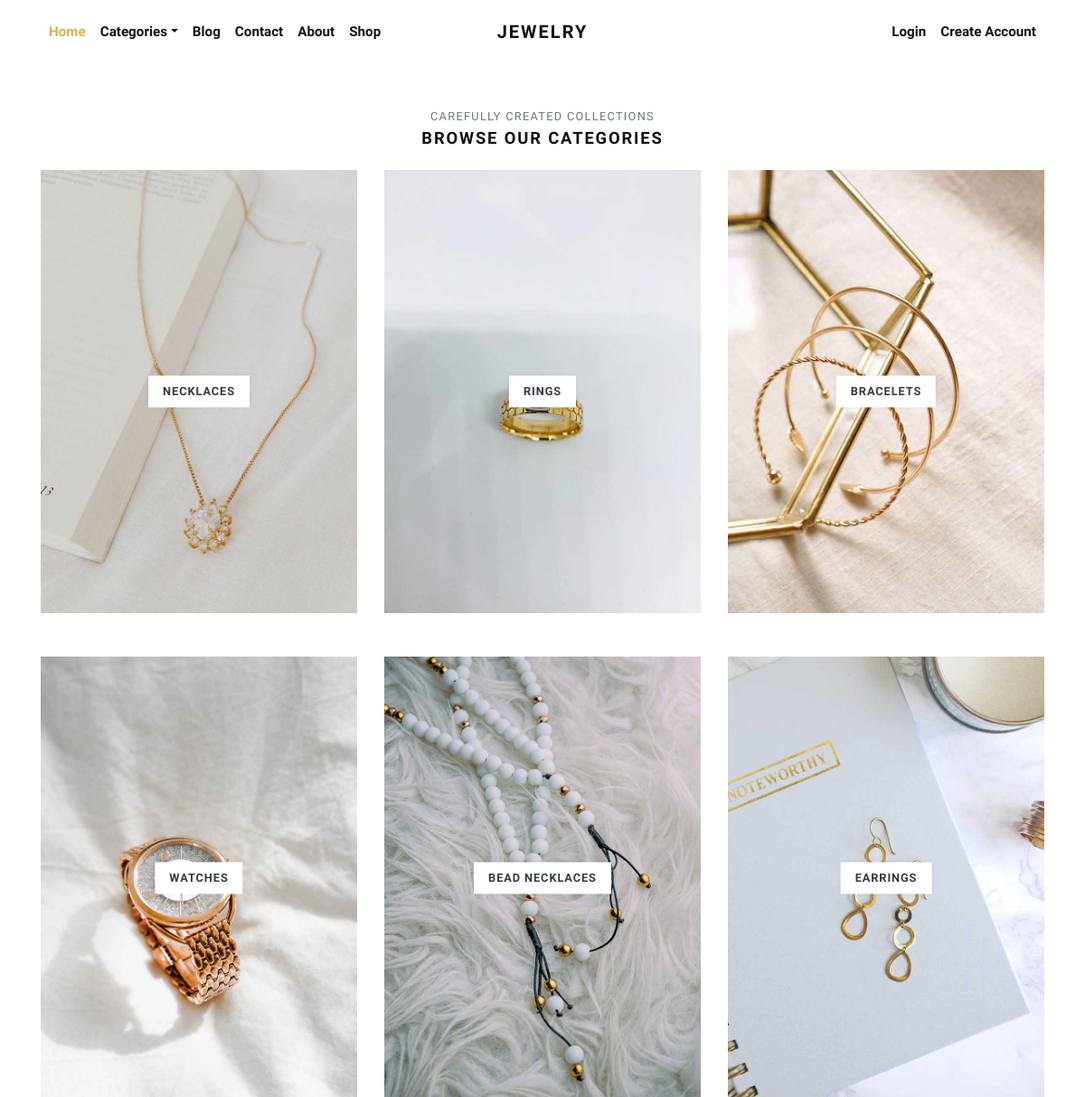
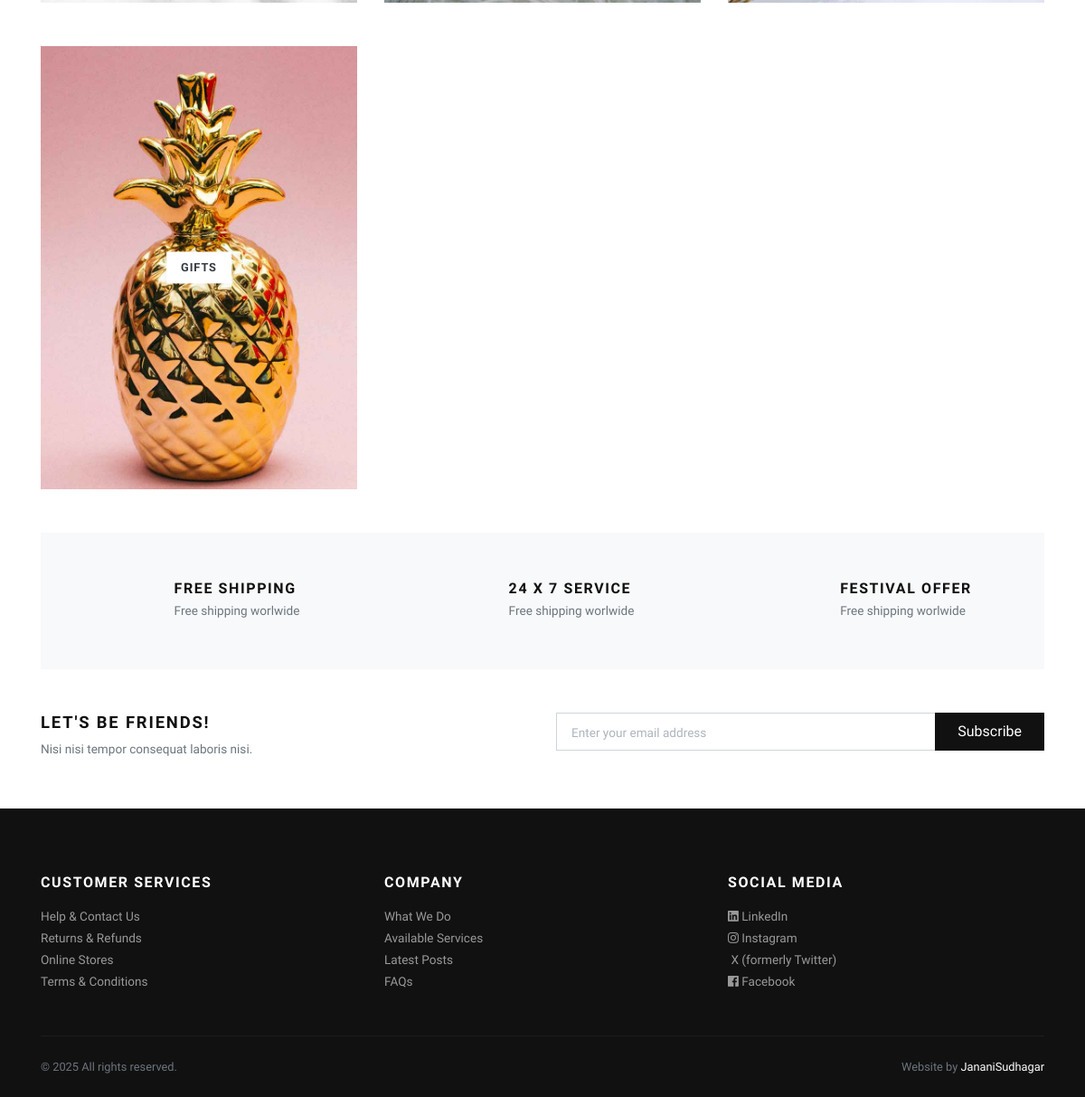
Page /categories/ on the committed database (2 pictures, top to bottom).
### store/models.py (models this page shows, shortened)
class Category(models.Model):
    title = models.CharField(max_length=255)  # changed from 'name' to 'title'
    slug = models.SlugField(unique=True)      # added slug field for SEO-friendly URLs
    category_image = models.ImageField(upload_to='category_images/')
    is_active = models.BooleanField(default=True)
    is_featured = models.BooleanField(default=False)
    created_at = models.DateTimeField(default=timezone.now)   # ➡️ added created_at
    updated_at = models.DateTimeField(auto_now=True)

### store/views.py (the view)
# urls.py: path('categories/', views.all_categories, name='categories'),
def all_categories(request):
    categories = Category.objects.all()
    return render(request, 'store/categories.html', {'categories': categories})

### store/context_preprocessors.py (called while the page is built)
def store_menu(request):
    categories = Category.objects.filter(is_active=True)
    context = {
        'categories_menu': categories,
    }
    return context

def cart_menu(request):
    if request.user.is_authenticated:
        cart_items= Cart.objects.filter(user=request.user)
        context = {
            'cart_items': cart_items,
        }
    else:
        context = {}
    return context

### templates/store/categories.html (shortened to what this page needs)
{% extends 'base.html' %}
{% load static %}
      {% block content %}
      <div class="container">
        <section class="pt-5">
          <header class="text-center">
            <p class="small text-muted small text-uppercase mb-1">Carefully created collections</p>
            <h2 class="h5 text-uppercase mb-4">Browse our categories</h2>
          </header>
          <div class="row">
          {% if categories %}
            {% for category in categories %}
              <div class="col-md-4 mb-4 mb-md-5">
                <a class="category-item" href="{% url 'store:category-products' category.slug %}">
                  <strong class="category-item-title">{{ category.title }}</strong>
                </a>
              </div>
            {% endfor %}
          {% endif %}
          </div>
        </section>
        <section class="py-5 bg-light">
          <div class="container">
            <div class="row text-center">
              <div class="col-lg-4 mb-3 mb-lg-0">
                <div class="d-inline-block">
                  <div class="media align-items-end">
                    <svg class="svg-icon svg-icon-big svg-icon-light">
                      <use xlink:href="#delivery-time-1"> </use>
                    </svg>
                    <div class="media-body text-left ml-3">
                      <h6 class="text-uppercase mb-1">Free shipping</h6>
                      <p class="text-small mb-0 text-muted">Free shipping worlwide</p>
                    </div>
                  </div>
                </div>
              </div>
              <div class="col-lg-4 mb-3 mb-lg-0">
                <div class="d-inline-block">
                  <div class="media align-items-end">
                    <svg class="svg-icon svg-icon-big svg-icon-light">
                      <use xlink:href="#helpline-24h-1"> </use>
                    </svg>
                    <div class="media-body text-left ml-3">
                      <h6 class="text-uppercase mb-1">24 x 7 service</h6>
                      <p class="text-small mb-0 text-muted">Free shipping worlwide</p>
                    </div>
                  </div>
                </div>
              </div>
              <div class="col-lg-4">
                <div class="d-inline-block">
                  <div class="media align-items-end">
                    <svg class="svg-icon svg-icon-big svg-icon-light">
                      <use xlink:href="#label-tag-1"> </use>
                    </svg>
                    <div class="media-body text-left ml-3">
                      <h6 class="text-uppercase mb-1">Festival offer</h6>
                      <p class="text-small mb-0 text-muted">Free shipping worlwide</p>
                    </div>
                  </div>
                </div>
              </div>
            </div>
          </div>
        </section>
        <section class="py-5">
          <div class="container p-0">
            <div class="row">
              <div class="col-lg-6 mb-3 mb-lg-0">
                <h5 class="text-uppercase">Let's be friends!</h5>
                <p class="text-small text-muted mb-0">Nisi nisi tempor consequat laboris nisi.</p>
              </div>
              <div class="col-lg-6">
                <form action="#">
                  <div class="input-group flex-column flex-sm-row mb-3">
                    <input class="form-control form-control-lg py-3" type="email" placeholder="Enter your email address" aria-describedby="button-addon2">
                    <div class="input-group-append">
                      <button class="btn btn-dark btn-block" id="button-addon2" type="submit">Subscribe</button>
                    </div>
                  </div>
                </form>
              </div>
            </div>
          </div>
        </section>
      </div>
      {% endblock content %}

### jewelryshop/static/css/style.default.css (style rules this page uses)
.text-small { font-size: 0.85rem !important; }
strong { font-weight: 700; }
.category-item { display: block; position: relative; color: #343a40; transition: all 0.3s; }
.category-item-title { display: inline-block; padding: 0.5rem 1rem; background: #fff; text-transform: uppercase; letter-spacing: 0.07em; position: absolute; top: 50%; left: 50%; -webkit-transform: translate(-50%, -50%); transform: translate(-50%, -50%); box-shadow: 0 0 5px rgba(0, 0, 0, 0.07); font-size: 0.8rem; }
.text-uppercase { text-transform: uppercase; letter-spacing: 0.1em; }
.svg-icon { width: 32px; height: 32px; vertical-align: text-bottom; stroke: currentColor; stroke-width: 3; --layer1: currentColor; --layer2: currentColor; --layer3: currentColor; }
.svg-icon.svg-icon-light { stroke-width: 2; }
.svg-icon-big { width: 48px; height: 48px; }
.btn { font-weight: 400; border: 1px solid transparent; font-family: inherit; padding: 0.375rem 1.5rem; font-size: 1rem; line-height: 1.5; border-radius: 0; transition: color 0.15s ease-in-out, background-color 0.15s ease-in-out, border-color 0.15s ease-in-out, box-shadow 0.15s ease-in-out; }
.btn-dark { color: #fff; background-color: #111111; border-color: #111111; }
body { font-family: "Libre Franklin", sans-serif; font-size: 1rem; font-weight: 400; line-height: 1.5; color: #111111; background-color: #fff; }
a { color: #dcb14a; text-decoration: none; }
h1, h2, h3, h4, h5, h6, .h1, .h2, .h3, .h4, .h5, .h6 { margin-bottom: 0.5rem; font-family: inherit; font-weight: 900; line-height: 1.2; color: inherit; }
h2, .h2 { font-size: 1.9rem; }
h5, .h5 { font-size: 1.15rem; }
h6, .h6 { font-size: 1rem; }
small, .small { font-size: 80%; font-weight: 400; }
.bg-light { background-color: #f8f9fa !important; }
.form-control { padding: 0.375rem 0.75rem; font-size: 1rem; line-height: 1.5; color: #495057; background-color: #fff; border: 1px solid #ced4da; border-radius: 0; transition: border-color 0.15s ease-in-out, box-shadow 0.15s ease-in-out; }
.form-control::placeholder { color: #adb5bd; font-size: 0.85rem; font-weight: 400; }
.form-control-lg { padding: 0.5rem 1rem; font-size: 1rem; line-height: 1.5; border-radius: 0; }

### rows in the picture
Category: title "NECKLACES"
Category: title "RINGS"
Category: title "BRACELETS"
Category: title "WATCHES"
Category: title "BEAD NECKLACES"
Category: title "EARRINGS"
Category: title "GIFTS"
